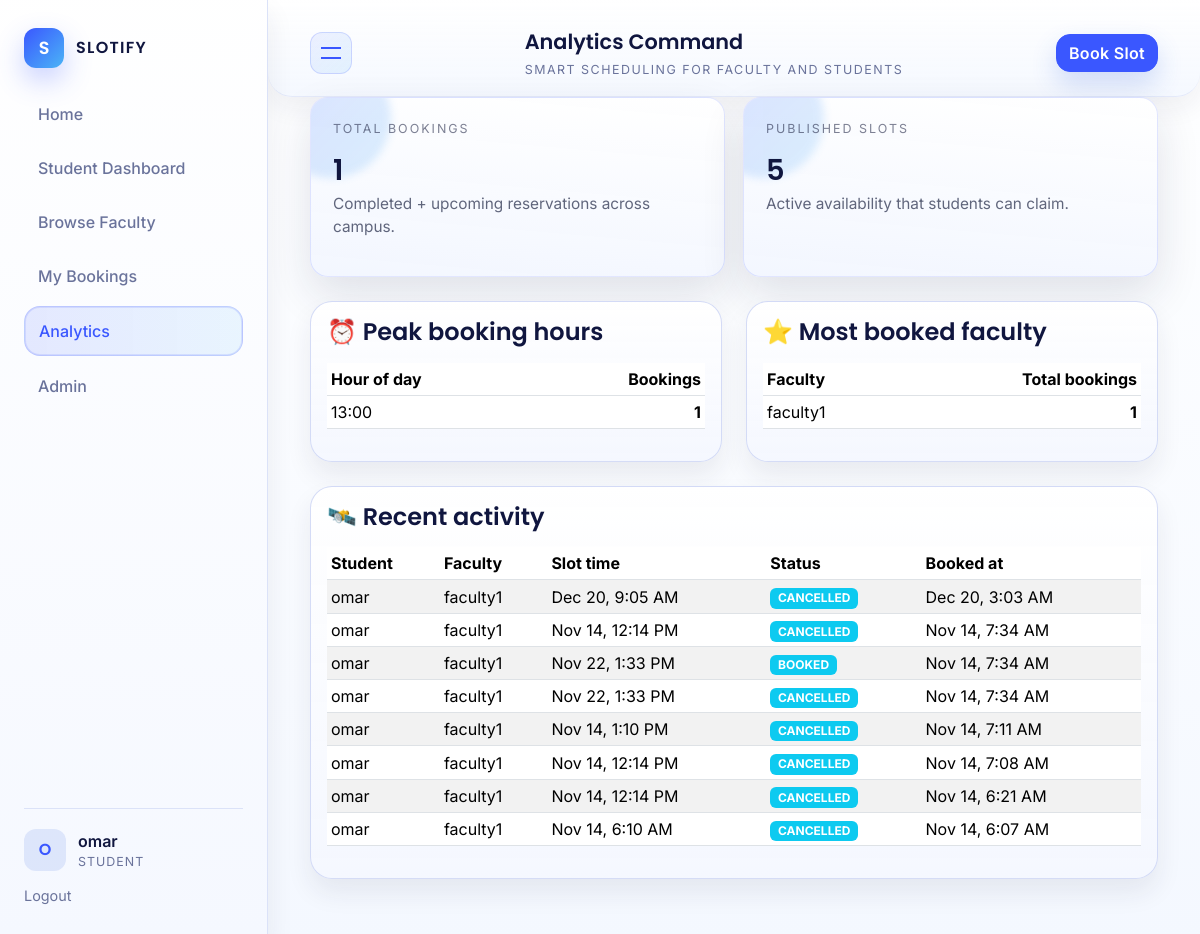
Page /analytics/ (signed in) on the committed database.
### accounts/models.py (models this page shows, shortened)
class User(AbstractUser):
    class Role(models.TextChoices):
        STUDENT = "STUDENT", "Student"
        FACULTY = "FACULTY", "Faculty"
        ADMIN = "ADMIN", "Admin"
    role = models.CharField(
        max_length=20,
        choices=Role.choices,
        default=Role.STUDENT,
    )
    department = models.CharField(max_length=100, blank=True)
    def is_student(self) -> bool:
        return self.role == self.Role.STUDENT
    def is_faculty(self) -> bool:
        return self.role == self.Role.FACULTY

### scheduling/models.py (models this page shows, shortened)
class Booking(models.Model):
    class Status(models.TextChoices):
        BOOKED = "BOOKED", "Booked"
        CANCELLED = "CANCELLED", "Cancelled"
        COMPLETED = "COMPLETED", "Completed"
        NO_SHOW = "NO_SHOW", "No Show"
    slot = models.ForeignKey(
        Slot,
        on_delete=models.CASCADE,
        related_name="bookings",
    )
    student = models.ForeignKey(
        User,
        on_delete=models.CASCADE,
        related_name="bookings",
    )
    status = models.CharField(
        max_length=20,
        choices=Status.choices,
        default=Status.BOOKED,
    )
    created_at = models.DateTimeField(auto_now_add=True)
    updated_at = models.DateTimeField(auto_now=True)

class Slot(models.Model):
    class Status(models.TextChoices):
        AVAILABLE = "AVAILABLE", "Available"
        BLOCKED = "BLOCKED", "Blocked"
        CANCELLED = "CANCELLED", "Cancelled"
        PAST = "PAST", "Past"
    faculty = models.ForeignKey(
        User,
        on_delete=models.CASCADE,
        related_name="slots",
    )
    start_time = models.DateTimeField()
    end_time = models.DateTimeField()
    location = models.CharField(max_length=255)
    max_students = models.PositiveIntegerField(default=1)
    status = models.CharField(
        max_length=20,
        choices=Status.choices,
        default=Status.AVAILABLE,
    )
    created_at = models.DateTimeField(auto_now_add=True)
    updated_at = models.DateTimeField(auto_now=True)

### analytics/views.py (the view)
# urls.py: path("", analytics_dashboard, name="analytics_dashboard"),
@login_required
def analytics_dashboard(request):
    total_bookings = Booking.objects.filter(status=Booking.Status.BOOKED).count()
    total_slots = Slot.objects.count()
    peak_hours_data = (
        Booking.objects.filter(status=Booking.Status.BOOKED)
        .annotate(hour=ExtractHour('slot__start_time'))
        .values('hour')
        .annotate(count=Count('id'))
        .order_by('-count')[:5]
    )
    top_faculty = (
        User.objects.filter(role=User.Role.FACULTY)
        .annotate(booking_count=Count('slots__bookings', filter=Q(slots__bookings__status=Booking.Status.BOOKED)))
        .order_by('-booking_count')[:5]
    )
    recent_bookings = Booking.objects.select_related('student', 'slot__faculty').order_by('-created_at')[:10]
    context = {
        'total_bookings': total_bookings,
        'total_slots': total_slots,
        'peak_hours': peak_hours_data,
        'top_faculty': top_faculty,
        'recent_bookings': recent_bookings,
    }
    return render(request, "analytics/dashboard.html", context)

### templates/analytics/dashboard.html
{% extends "base.html" %}
{% block page_title %}Analytics Command{% endblock %}
{% block content %}
<section class="slotify-stats-grid mb-4">
  <article class="slotify-stat-card">
    <div class="slotify-stat-label">Total bookings</div>
    <div class="slotify-stat-value">{{ total_bookings }}</div>
    <p class="slotify-stat-meta">Completed + upcoming reservations across campus.</p>
  </article>
  <article class="slotify-stat-card">
    <div class="slotify-stat-label">Published slots</div>
    <div class="slotify-stat-value">{{ total_slots }}</div>
    <p class="slotify-stat-meta">Active availability that students can claim.</p>
  </article>
</section>
<div class="row g-4 mb-4">
  <div class="col-lg-6">
    <div class="card h-100">
      <div class="card-body">
        <h2 class="card-title h4 mb-3">⏰ Peak booking hours</h2>
        {% if peak_hours %}
          <div class="table-responsive">
            <table class="table table-sm align-middle">
              <thead>
                <tr>
                  <th>Hour of day</th>
                  <th class="text-end">Bookings</th>
                </tr>
              </thead>
              <tbody>
                {% for entry in peak_hours %}
                  <tr>
                    <td>{{ entry.hour }}:00</td>
                    <td class="text-end"><strong>{{ entry.count }}</strong></td>
                  </tr>
                {% endfor %}
              </tbody>
            </table>
          </div>
        {% else %}
          <p class="text-muted mb-0">No booking data yet. Once students start reserving, hourly trends will populate here.</p>
        {% endif %}
      </div>
    </div>
  </div>
  <div class="col-lg-6">
    <div class="card h-100">
      <div class="card-body">
        <h2 class="card-title h4 mb-3">⭐ Most booked faculty</h2>
        {% if top_faculty %}
          <div class="table-responsive">
            <table class="table table-sm align-middle">
              <thead>
                <tr>
                  <th>Faculty</th>
                  <th class="text-end">Total bookings</th>
                </tr>
              </thead>
              <tbody>
                {% for f in top_faculty %}
                  <tr>
                    <td>{{ f.username }}</td>
                    <td class="text-end"><strong>{{ f.booking_count }}</strong></td>
                  </tr>
                {% endfor %}
              </tbody>
            </table>
          </div>
        {% else %}
          <p class="text-muted mb-0">Faculty metrics will appear once bookings begin to accumulate.</p>
        {% endif %}
      </div>
    </div>
  </div>
</div>
<div class="card">
  <div class="card-body">
    <h2 class="card-title h4 mb-3">🛰️ Recent activity</h2>
    {% if recent_bookings %}
      <div class="table-responsive">
        <table class="table table-sm table-striped align-middle">
          <thead>
            <tr>
              <th>Student</th>
              <th>Faculty</th>
              <th>Slot time</th>
              <th>Status</th>
              <th>Booked at</th>
            </tr>
          </thead>
          <tbody>
            {% for b in recent_bookings %}
              <tr>
                <td>{{ b.student.username }}</td>
                <td>{{ b.slot.faculty.username }}</td>
                <td>{{ b.slot.start_time|date:"M d, g:i A" }}</td>
                <td><span class="badge bg-info">{{ b.status }}</span></td>
                <td>{{ b.created_at|date:"M d, g:i A" }}</td>
              </tr>
            {% endfor %}
          </tbody>
        </table>
      </div>
    {% else %}
      <p class="text-muted mb-0">Once reservations flow through, the latest activity stream appears here.</p>
    {% endif %}
  </div>
</div>
{% endblock %}

### templates/base.html (shortened to what this page needs)
{% load static %}
<!DOCTYPE html>
<html lang="en">
  <head>
    <link rel="stylesheet" href="https://cdn.jsdelivr.net/npm/bootstrap@5.3.2/dist/css/bootstrap.min.css" />
    <link rel="stylesheet" href="{% static 'css/slotify-modern.css' %}" />
  </head>
  <body class="slotify-body">
    <div class="slotify-layout">
      <aside class="slotify-sidebar" id="slotifySidebar">
        <a class="slotify-brand" href="/">
          <span class="slotify-mark">S</span>
          <span class="slotify-word">Slotify</span>
        </a>
        <nav class="slotify-nav" aria-label="Primary">
          <div class="slotify-nav-list">
            <a class="slotify-nav-link {% if request.path == '/' %}is-active{% endif %}" href="/">
              <span class="slotify-nav-text">Home</span>
            </a>
            {% if user.is_authenticated %}
              {% if user.is_student %}
                <a class="slotify-nav-link {% if 'student/dashboard' in request.path %}is-active{% endif %}" href="{% url 'student_dashboard' %}">
                  <span class="slotify-nav-text">Student Dashboard</span>
                </a>
                <a class="slotify-nav-link {% if 'student/faculties' in request.path or 'faculty_list' in request.path %}is-active{% endif %}" href="{% url 'faculty_list' %}">
                  <span class="slotify-nav-text">Browse Faculty</span>
                </a>
                <a class="slotify-nav-link {% if 'student/bookings' in request.path %}is-active{% endif %}" href="{% url 'student_bookings_list' %}">
                  <span class="slotify-nav-text">My Bookings</span>
                </a>
              {% endif %}
              {% if user.is_staff %}
                <a class="slotify-nav-link {% if 'analytics' in request.path %}is-active{% endif %}" href="{% url 'analytics_dashboard' %}">
                  <span class="slotify-nav-text">Analytics</span>
                </a>
                <a class="slotify-nav-link" href="/admin/">
                  <span class="slotify-nav-text">Admin</span>
                </a>
              {% endif %}
            {% else %}
              <a class="slotify-nav-link {% if 'login' in request.path %}is-active{% endif %}" href="{% url 'login' %}">
                <span class="slotify-nav-text">Login</span>
              </a>
            {% endif %}
          </div>
        </nav>
        {% if user.is_authenticated %}
          <div class="slotify-sidebar-footer">
            <div class="slotify-user-chip">
              <div class="slotify-avatar">{{ user.username|first|upper }}</div>
              <div>
                <div class="slotify-user-name">{{ user.username }}</div>
                <div class="slotify-user-role">{{ user.get_role_display }}</div>
              </div>
            </div>
            <a class="slotify-logout" href="{% url 'logout' %}">Logout</a>
          </div>
        {% endif %}
      </aside>
      <div class="slotify-main">
        <header class="slotify-topbar">
          <button class="slotify-toggle" id="slotifySidebarToggle" type="button" aria-label="Toggle navigation"></button>
          <div class="slotify-topbar-meta">
            <span class="slotify-topbar-title">{% block page_title %}Slotify Command{% endblock %}</span>
            <span class="slotify-topbar-subtitle">Smart scheduling for faculty and students</span>
          </div>
          {% if user.is_authenticated %}
            <div class="slotify-top-actions">
              {% if user.is_faculty %}
                <a class="btn btn-primary" href="{% url 'faculty_slot_create' %}">New Slot</a>
              {% elif user.is_student %}
                <a class="btn btn-primary" href="{% url 'faculty_list' %}">Book Slot</a>
              {% else %}
                <a class="btn btn-primary" href="{% url 'analytics_dashboard' %}">View Insights</a>
              {% endif %}
            </div>
          {% endif %}
        </header>
        <main class="slotify-content">
          {% block content %}{% endblock %}
        </main>
      </div>
    </div>
  </body>
</html>

### rows in the picture
User: username|first "O", username "omar", role "STUDENT"
User: username "faculty1", booking_count "1"
Booking: student.username "omar", slot.faculty.username "faculty1", slot.start_time "Dec 20, 9:05 AM", status "CANCELLED", created_at "Dec 20, 3:03 AM"
Booking: student.username "omar", slot.faculty.username "faculty1", slot.start_time "Nov 14, 12:14 PM", status "CANCELLED", created_at "Nov 14, 7:34 AM"
Booking: student.username "omar", slot.faculty.username "faculty1", slot.start_time "Nov 22, 1:33 PM", status "BOOKED", created_at "Nov 14, 7:34 AM"
Booking: student.username "omar", slot.faculty.username "faculty1", slot.start_time "Nov 22, 1:33 PM", status "CANCELLED", created_at "Nov 14, 7:34 AM"
Booking: student.username "omar", slot.faculty.username "faculty1", slot.start_time "Nov 14, 1:10 PM", status "CANCELLED", created_at "Nov 14, 7:11 AM"
Booking: student.username "omar", slot.faculty.username "faculty1", slot.start_time "Nov 14, 12:14 PM", status "CANCELLED", created_at "Nov 14, 7:08 AM"
Booking: student.username "omar", slot.faculty.username "faculty1", slot.start_time "Nov 14, 12:14 PM", status "CANCELLED", created_at "Nov 14, 6:21 AM"
Booking: student.username "omar", slot.faculty.username "faculty1", slot.start_time "Nov 14, 6:10 AM", status "CANCELLED", created_at "Nov 14, 6:07 AM"

### other values in the picture
{{ total_bookings }} "1"
{{ total_slots }} "5"
{{ entry.hour }} "13"
{{ entry.count }} "1"
